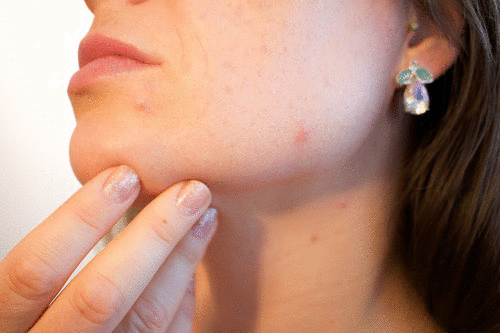
//> input picture blemishRemoval/blemish.png, 500 x 333 px
$ ./blemishRemoval   (built with g++ and OpenCV 4)
//> lines starting //> are read from the running program, lines starting //| are printed output that depends on the picture; after the words box and inside, x2 and y2 are one past the last pixel; in counts of white or black regions, pixels touching at a corner belong together
#include <iostream>
#include <vector>

#include <opencv2/imgproc.hpp>
#include <opencv2/highgui.hpp>
#include <opencv2/photo.hpp>

// ########## PARAMETERS ##########

unsigned int         g_nbImagesSaved{ 0 };         //! Counter of saved images

const char          *g_window{ "BlemishRemoval" }; //! The name of the OpenCV window

cv::Mat              g_source;                     //! The image initially loaded
cv::Mat              g_image;                      //! The image updated at each clicks
std::vector<cv::Mat> g_memory;                     //! Memory of the images
int                  g_radius{ 15 };               //! The radius for patch selection on click

bool                 g_dragging{ false };          //! Whether or not the mouse is dragged

// ########## FORWARD DECLARATIONS ##########

void header();
void readImage(const char*);
bool goBack();
void callbackMouse(int, int, int, int, void*);

// ########## MAIN ##########

int main()
{
  // Display some text
  header();

  // Create the OpenCV window
  cv::namedWindow(g_window);

  readImage("blemish.png");

  // highgui function called when mouse events occur
  cv::setMouseCallback(g_window, callbackMouse);

  // loop until escape character is pressed
  int k{ 0 };
  while(k != 27)
  {
    // Display the current g_image
    cv::imshow(g_window, g_image);

    // Wait 20ms for key input
    k = cv::waitKey(20);
    if (k == 'S' || k == 's')
    {
      cv::imwrite("out_" + std::to_string(g_nbImagesSaved++) + ".png", g_image);
      std::cout << "Image saved..." << std::endl;
    }
    else if (k == 'R' || k == 'r')
    {
      g_memory.push_back(g_image);
      g_image = g_source.clone();
      std::cout << "Image reset..." << std::endl;
    }
    else if (k == 'Z' || k == 'z')
    {
      if ( goBack() )
        std::cout << "Action cancelled..." << std::endl;
    }
  }
  return 0;
}

// ########## UTILITIES ##########

void header()
{
  std::cout << std::endl;
  std::cout << "##################################" << std::endl;
  std::cout << "#                                #" << std::endl;
  std::cout << "#      Blemish Removal Tool      #" << std::endl;
  std::cout << "#         Julien DELCLOS         #" << std::endl;
  std::cout << "#                                #" << std::endl;
  std::cout << "##################################" << std::endl;
  std::cout << std::endl;
  std::cout << "Left clic on the blemish to remove." << std::endl;
  std::cout << "You can repeat the process." << std::endl;
  std::cout << std::endl;
  std::cout << "Press 'S' on the image to save." << std::endl;
  std::cout << "Multiple images can be saved." << std::endl;
  std::cout << std::endl;
  std::cout << "Press 'R' on the image to reset." << std::endl;
  std::cout << std::endl;
  std::cout << "Press 'Z' on the image to cancel." << std::endl;
  std::cout << std::endl;
  std::cout << "Press 'ESC' on the image to quit." << std::endl;
  std::cout << std::endl;
  std::cout << "------------    LOG    ------------" << std::endl;
  std::cout << std::endl;
}

void readImage(const char *f_pathToImg)
{
//> called with f_pathToImg = "blemish.png"
  g_source = cv::imread(f_pathToImg, 1);
//> g_source is the input picture: 333 rows x 500 cols, CV_8UC3; mean B, G, R 120.6, 139, 181.5
//> the left mouse button is pressed and released at (250, 166)
  g_image = g_source.clone();

  std::cout << "Image " << f_pathToImg << " read." << std::endl;
}

bool goBack()
{
  if ( !g_memory.empty() )
  {
    g_image = g_memory.back();
    g_memory.pop_back();
    return true;
  }
  return false;
}

// ########## PATCH SELECTION ##########

// Return the patchs by taking care of the ranges
// The patch at the idx 0 is the selected one
// Then if patchs of the same sizes can be extract, up to 4 adddictional will be addded:
//              patch
// patch - clicked patch - patch
//              patch
const std::vector<cv::Mat> getPatchs(int &x, int &y)
{
  int l_width{ g_image.cols };
//> l_width = 500
  int l_height{ g_image.rows };
//> l_height = 333

  std::vector<cv::Mat> l_patchs;

  // SELECTED PATCH
  if (y - g_radius < 0)
  {
    y = g_radius;
  }
  else if (y + g_radius >= l_height)
  {
    y = l_height - 1 - g_radius;
  }
  int y_min = y - g_radius;
  int y_max = y + g_radius;

  if (x - g_radius < 0)
  {
    x = g_radius;
  }
  else if (x + g_radius >= l_width)
  {
    x = l_width - 1 - g_radius;
  }
  int x_min = x - g_radius;
  int x_max = x + g_radius;

  l_patchs.push_back(
    g_image(cv::Range(y_min, y_max), cv::Range(x_min, x_max))
  );

  // VERTICAL PATCHS
  if (y_min - 2 * g_radius >= 0)
  {
    l_patchs.push_back(
      g_image(cv::Range(y_min - 2 * g_radius, y_min), cv::Range(x_min, x_max))
    );
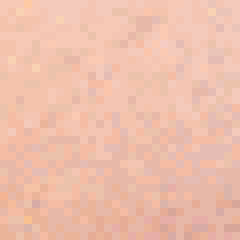
//> l_patchs[1]: 30 rows x 30 cols, CV_8UC3 (shown 8 times larger); mean B, G, R 172.4, 191.3, 238.7
  }
  if (y_max + 2 * g_radius < l_height)
  {
    l_patchs.push_back(
      g_image(cv::Range(y_max, y_max + 2 * g_radius), cv::Range(x_min, x_max))
    );
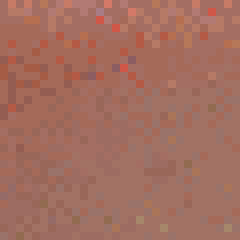
//> l_patchs[2]: 30 rows x 30 cols, CV_8UC3 (shown 8 times larger); mean B, G, R 95.4, 109.5, 163.1
  }

  // HORIZONTAL PATCHS
  if (x_min - 2 * g_radius >= 0)
  {
    l_patchs.push_back(
      g_image(cv::Range(y_min, y_max),cv::Range(x_min - 2 * g_radius, x_min))
    );
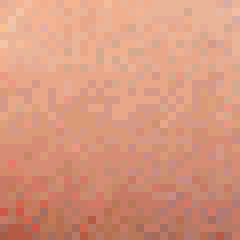
//> l_patchs[3]: 30 rows x 30 cols, CV_8UC3 (shown 8 times larger); mean B, G, R 125.8, 151.3, 215.6
  }
  if (x_max + 2 * g_radius < l_width)
  {
    l_patchs.push_back(
      g_image(cv::Range(y_min, y_max),cv::Range(x_max, x_max + 2 * g_radius))
    );
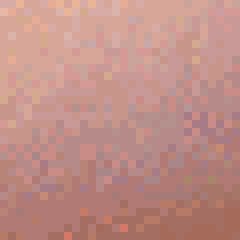
//> l_patchs[4]: 30 rows x 30 cols, CV_8UC3 (shown 8 times larger); mean B, G, R 134.7, 142.6, 192.2
  }

  // Return
  return l_patchs;
}

// Return the idx of the patch with the lowest gradient
const unsigned int getBestSobel(const std::vector<cv::Mat> &f_patchs)
{
  unsigned int l_best;
  unsigned int l_bestSum = -1; //! At first; it'l be the highest uint possible ;-)

  // Sobel paramaters
  const unsigned int scale{ 1 };
  const unsigned int delta{ 0 };
  const unsigned int ddepth{ CV_16S };

  for (unsigned int idx = 0; idx < f_patchs.size(); ++idx)
  {
    // Get the patch
    cv::Mat l_patch{ f_patchs[idx] };

    // Convert to gray
    cv::Mat l_patchGray;
    cv::GaussianBlur( l_patch, l_patch, cv::Size(3,3), 0, 0, cv::BORDER_DEFAULT );
    cv::cvtColor( l_patch, l_patchGray, cv::COLOR_BGR2GRAY );

    // Apply Sobel x-wisely
    cv::Mat l_grad_x;
    cv::Sobel( l_patchGray, l_grad_x, ddepth, 1, 0, 3, scale, delta, cv::BORDER_DEFAULT );
    cv::convertScaleAbs( l_grad_x, l_grad_x );

    // Apply Sobel y-wisely
    cv::Mat l_grad_y;
    cv::Sobel( l_patchGray, l_grad_y, ddepth, 0, 1, 3, scale, delta, cv::BORDER_DEFAULT );
    cv::convertScaleAbs( l_grad_y, l_grad_y );

    // Get the final Sobel gradient
    cv::Mat l_grad;
    cv::addWeighted( l_grad_x, 0.5, l_grad_y, 0.5, 0, l_grad );

    // Compute the score
    unsigned int l_sum{ static_cast<unsigned int>(cv::sum(l_grad)[0]) };

    // Compare the score
    if (l_sum < l_bestSum)
    {
      l_bestSum = l_sum;
      l_best = idx;
    }
  }
//> this loop made 5 passes
//> (l_sum, l_bestSum) on passes 1 to 3: (9564, 9564), (6500, 6500), (5218, 5218)
//> l_sum on passes 4 to 5: 10840, 9445
//> pass 1, in getBestSobel, `cv::cvtColor( l_patch, l_patchGray, cv::COLOR_BGR2GRAY );`:
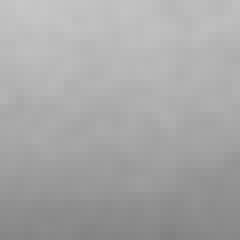
//> l_patchGray: 30 rows x 30 cols, CV_8UC1 (shown 8 times larger); min 129, max 198, mean 167.1
//> pass 1, in getBestSobel, `cv::convertScaleAbs( l_grad_x, l_grad_x );`:
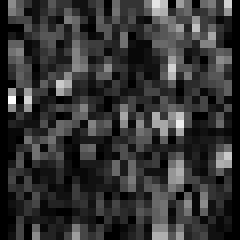
//> l_grad_x: 30 rows x 30 cols, CV_8UC1 (shown 8 times larger); min 0, max 29, mean 6; drawn with min black and max white
//> after the loop, l_bestSum = 5218; l_best = 2
  // Return
  return l_best;
 }

void blemishRemoval(int x, int y)
{
  // Get the current patch and the patchs around
  const std::vector<cv::Mat> l_patchs{ getPatchs( x, y ) };

  // Get the patch with the less gradient
  const unsigned int idxBest{ getBestSobel(l_patchs) };
//> idxBest = 2

  // Replace the current patch with the patch with the less gradient
  cv::Mat mask{ 255 * cv::Mat::ones(l_patchs[idxBest].rows, l_patchs[idxBest].cols, l_patchs[idxBest].depth()) };
//> mask: 30 rows x 30 cols, CV_8UC1; every value is 255
  cv::Point center{ x, y };
  cv::seamlessClone(
    l_patchs[idxBest], // src
    g_image, // dst
    mask, //mask
    center, //center
    g_image, // output
    cv::NORMAL_CLONE // flag
  );
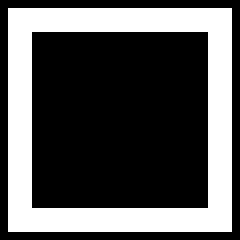
//> mask: 30 rows x 30 cols, CV_8UC1 (shown 8 times larger); 33.3% white; 1 white region, box (x1, y1, x2, y2) and area: (1, 1, 29, 29) 300
//> the Esc key is pressed
}

// ########## HIGHGUI CALLBACK ##########

// Function which will be called on mouse input
void callbackMouse(int action, int x, int y, int flags, void *userdata)
{
  if ( action == cv::EVENT_LBUTTONDOWN )
  {
    // Save the current image before applying modification on it
    g_memory.push_back(g_image.clone());
    // Replace the clicked patch
    blemishRemoval(x,y);
    // The mouse can be dragged
    g_dragging = true;
  }
  else if ( action == cv::EVENT_LBUTTONUP )
  {
    // The mouse can't be dragged
    g_dragging = false;

    std::cout << "Image updated..." << std::endl;
  }
  else if ( g_dragging )
  {
    // Do not save the current image on drag to make easy the revert

    // Replace the clicked patch
    blemishRemoval(x,y);
  }
}
